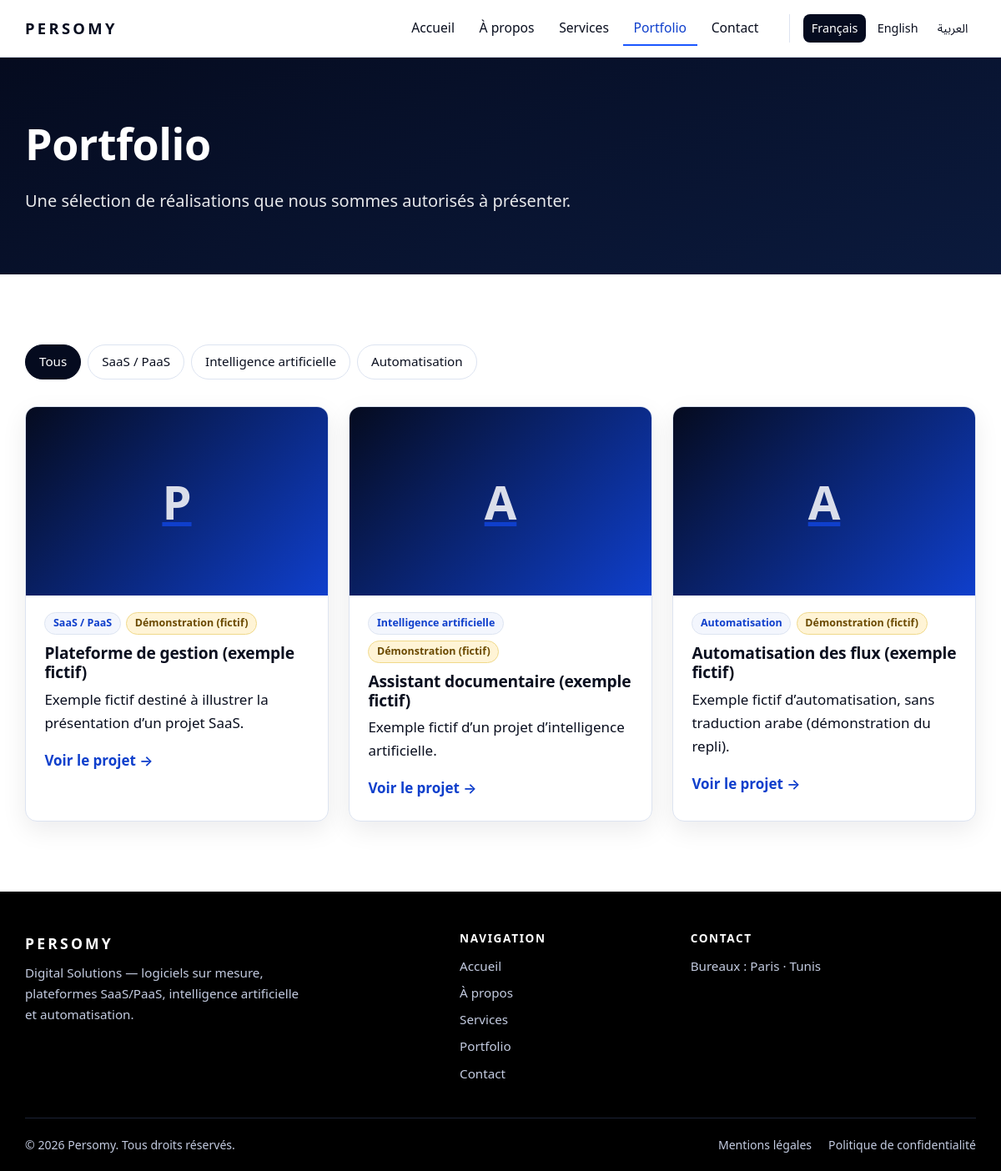
/fr/portfolio, run on the app's committed database.
### tables this page shows
CREATE TABLE IF NOT EXISTS page_translations (
  id INT UNSIGNED NOT NULL AUTO_INCREMENT,
  page_id INT UNSIGNED NOT NULL,
  locale VARCHAR(5) NOT NULL,
  title VARCHAR(200) NOT NULL DEFAULT '',
  meta_title VARCHAR(200) NOT NULL DEFAULT '',
  meta_description VARCHAR(320) NOT NULL DEFAULT '',
  intro TEXT NULL,
  content MEDIUMTEXT NULL,
  PRIMARY KEY (id),
  UNIQUE KEY uq_page_locale (page_id, locale),
  CONSTRAINT fk_page_tr_page FOREIGN KEY (page_id) REFERENCES pages (id) ON DELETE CASCADE
);

CREATE TABLE IF NOT EXISTS project_category_translations (
  id INT UNSIGNED NOT NULL AUTO_INCREMENT,
  category_id INT UNSIGNED NOT NULL,
  locale VARCHAR(5) NOT NULL,
  name VARCHAR(150) NOT NULL DEFAULT '',
  PRIMARY KEY (id),
  UNIQUE KEY uq_category_locale (category_id, locale),
  CONSTRAINT fk_cat_tr_category FOREIGN KEY (category_id) REFERENCES project_categories (id) ON DELETE CASCADE
);

CREATE TABLE IF NOT EXISTS project_translations (
  id INT UNSIGNED NOT NULL AUTO_INCREMENT,
  project_id INT UNSIGNED NOT NULL,
  locale VARCHAR(5) NOT NULL,
  title VARCHAR(200) NOT NULL DEFAULT '',
  summary VARCHAR(500) NOT NULL DEFAULT '',
  description TEXT NULL,
  problem TEXT NULL,
  solution TEXT NULL,
  results TEXT NULL,
  image_alt VARCHAR(200) NOT NULL DEFAULT '',
  PRIMARY KEY (id),
  UNIQUE KEY uq_project_locale (project_id, locale),
  CONSTRAINT fk_project_tr_project FOREIGN KEY (project_id) REFERENCES projects (id) ON DELETE CASCADE
);

CREATE TABLE IF NOT EXISTS projects (
  id INT UNSIGNED NOT NULL AUTO_INCREMENT,
  slug VARCHAR(120) NOT NULL,
  category_id INT UNSIGNED NULL,
  status ENUM('draft','published') NOT NULL DEFAULT 'draft',
  is_demo TINYINT(1) NOT NULL DEFAULT 0,
  featured TINYINT(1) NOT NULL DEFAULT 0,
  main_image VARCHAR(80) NULL,
  sort_order INT NOT NULL DEFAULT 0,
  published_at DATETIME NULL,
  created_at DATETIME NOT NULL DEFAULT CURRENT_TIMESTAMP,
  updated_at DATETIME NOT NULL DEFAULT CURRENT_TIMESTAMP ON UPDATE CURRENT_TIMESTAMP,
  PRIMARY KEY (id),
  UNIQUE KEY uq_projects_slug (slug),
  KEY idx_projects_listing (status, sort_order, published_at),
  KEY idx_projects_category (category_id),
  CONSTRAINT fk_projects_category FOREIGN KEY (category_id) REFERENCES project_categories (id) ON DELETE SET NULL
);

### app/Views/partials/project_card.php (the view, shortened to what the rows shown need)
<?php
$t = $project['t'];
$demo = (int) $project['is_demo'] === 1;
?>
<article class="card project-card">
    <a class="project-media" href="<?= e(lurl('portfolio/' . $project['slug'])) ?>" tabindex="-1" aria-hidden="true">
        <?php if ($project['main_image']): ?>
            <img src="<?= e('/uploads/projects/' . $project['main_image']) ?>" alt="" loading="lazy" decoding="async" width="640" height="400">
        <?php else: ?>
            <span class="project-placeholder"><?= e(mb_strtoupper(mb_substr($t['title'], 0, 1))) ?></span>
        <?php endif; ?>
    </a>
    <div class="card-body">
        <p class="meta">
            <?php if (!empty($project['category_name'])): ?><span class="tag"><?= e($project['category_name']) ?></span><?php endif; ?>
            <?php if ($demo): ?><span class="tag tag-demo"><?= e(t('common.demo')) ?></span><?php endif; ?>
        </p>
        <h3 class="card-title"<?= lang_attrs($t) ?>>
            <a href="<?= e(lurl('portfolio/' . $project['slug'])) ?>"><?= e($t['title']) ?></a>
        </h3>
        <?php if ($t['summary'] !== ''): ?><p<?= lang_attrs($t) ?>><?= e($t['summary']) ?></p><?php endif; ?>
        <a class="link-arrow" href="<?= e(lurl('portfolio/' . $project['slug'])) ?>">
            <?= e(t('common.view_project')) ?><span class="sr-only"> : <?= e($t['title']) ?></span>
        </a>
    </div>
</article>

### app/Views/public/portfolio.php (shortened to what the rows shown need)
<section class="page-hero">
    <div class="container">
        <h1<?= lang_attrs($page) ?>><?= e($page['title']) ?></h1>
        <?php if (trim((string) $page['intro']) !== ''): ?><p class="lead"<?= lang_attrs($page) ?>><?= e($page['intro']) ?></p><?php endif; ?>
    </div>
</section>
<section class="section">
    <div class="container">
        <?php if ($categories): ?>
            <nav class="filters" aria-label="<?= e(t('portfolio.filter')) ?>">
                <a class="chip" href="<?= e(lurl('portfolio')) ?>"<?= $selected === null ? ' aria-current="true"' : '' ?>><?= e(t('portfolio.all')) ?></a>
                <?php foreach ($categories as $category): ?>
                    <a class="chip" href="<?= e(lurl('portfolio') . '?category=' . rawurlencode($category['slug'])) ?>"<?= $selected === $category['slug'] ? ' aria-current="true"' : '' ?>><?= e($category['t']['name']) ?></a>
                <?php endforeach; ?>
            </nav>
        <?php endif; ?>
        <?php if (!$projects): ?>
            <p class="empty"><?= e(t('portfolio.empty')) ?></p>
        <?php else: ?>
            <div class="grid grid-3">
                <?php foreach ($projects as $project): ?>
                    <?php require BASE_PATH . '/app/Views/partials/project_card.php'; ?>
                <?php endforeach; ?>
            </div>
        <?php endif; ?>
    </div>
</section>

### data on the page
page_translations: title "Portfolio", intro "Une sélection de réalisations que nous sommes autorisés à présenter."
project_category_translations: name "SaaS / PaaS"
project_category_translations: name "Intelligence artificielle"
project_category_translations: name "Automatisation"
projects: category_name "SaaS / PaaS"
project_translations: title "P", title "Plateforme de gestion (exemple fictif)", summary "Exemple fictif destiné à illustrer la présentation d’un projet SaaS."
projects: category_name "Intelligence artificielle"
project_translations: title "A", title "Assistant documentaire (exemple fictif)", summary "Exemple fictif d’un projet d’intelligence artificielle."
projects: category_name "Automatisation"
project_translations: title "A", title "Automatisation des flux (exemple fictif)", summary "Exemple fictif d’automatisation, sans traduction arabe (démonstration du repli)."

### other printed values
mb_strtoupper($brandName) "PERSOMY"
t('nav.' . $key) "Accueil"
t('nav.' . $key) "À propos"
t('nav.' . $key) "Services"
t('nav.' . $key) "Portfolio"
t('nav.' . $key) "Contact"
$info['name'] "Français"
$info['name'] "English"
$info['name'] "العربية"
t('portfolio.all') "Tous"
mb_strtoupper($siteName) "PERSOMY"
t('footer.tagline') "Digital Solutions — logiciels sur mesure, plateformes SaaS/PaaS, intelligence artificielle et automatisation."
t('footer.navigate') "NAVIGATION"
t('nav.home') "Accueil"
t('nav.about') "À propos"
